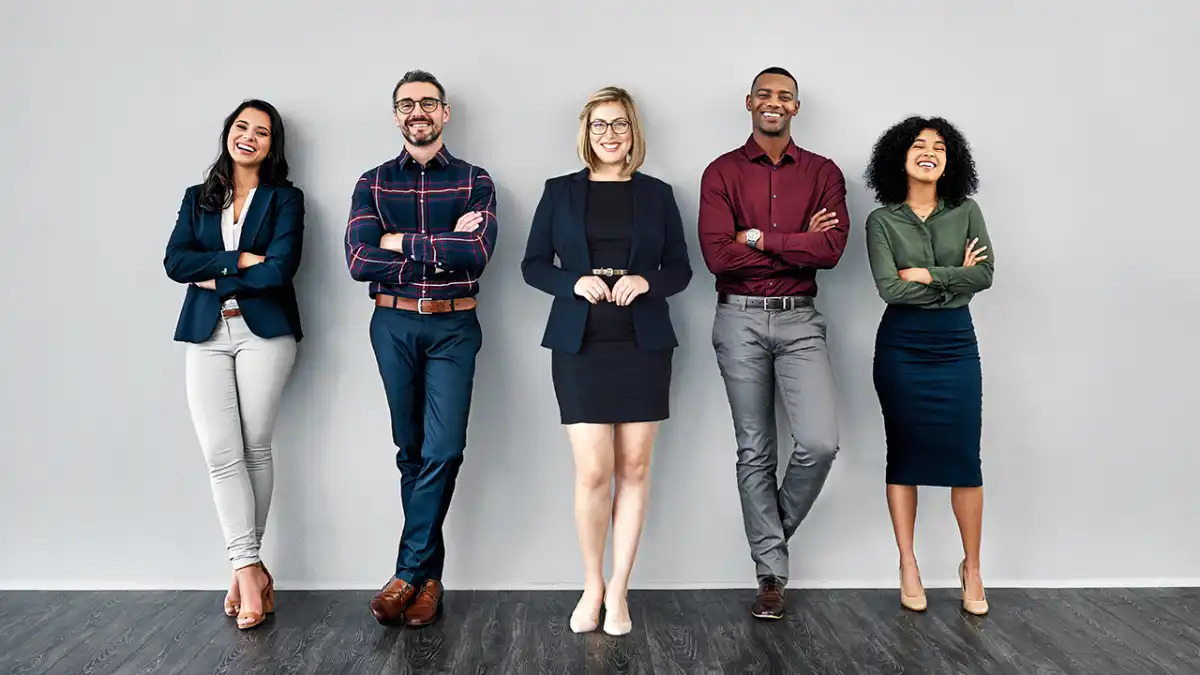
#> input picture people1.jpg, 1200 x 675 px, found by its file name
$ python human_detector_draft.py
#> lines starting #> are read from the running program, lines starting #| are printed output that depends on the picture; after the words box and inside, x2 and y2 are one past the last pixel; in counts of white or black regions, pixels touching at a corner belong together
import cv2
import imutils

image = cv2.imread('D:\Desktop\Python\Visual Studio Code\Zaawansowane programowanie\Projekt\people1.jpg')
#> image is the input picture: shape (675, 1200, 3); mean B, G, R 155.3, 153, 153.6
image = imutils.resize(image, width = min(400, image.shape[1]))
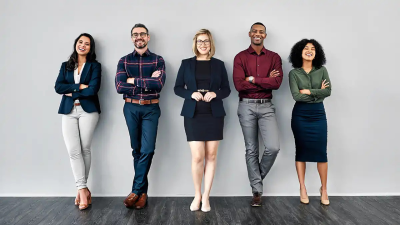
#> image: shape (225, 400, 3); mean B, G, R 155.3, 153, 153.6
#grey = cv2.cvtColor(image, cv2.COLOR_BayerRG2GRAY)

body_classsifier = cv2.HOGDescriptor()
body_classsifier.setSVMDetector(cv2.HOGDescriptor_getDefaultPeopleDetector())

(bodies, _) = body_classsifier.detectMultiScale(image, winStride = (3,3), padding = (3,3), scale = 1.01)
#> bodies = [[34, 10, 98, 195], [208, 3, 98, 196], [93, 5, 98, 197], [153, 9, 103, 205], [258, 16, 103, 207]]

for (x, y, w, h) in bodies:
    cv2.rectangle(image, (x, y), (x + w, y + h), (0, 255, 0), 2)
#> this loop made 5 passes
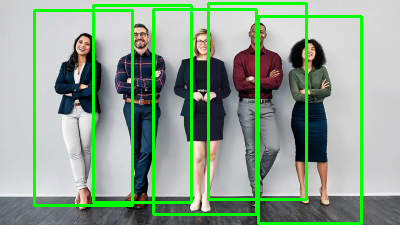
#> image: shape (225, 400, 3); 9.68% of pixels changed, all inside (x1, y1, x2, y2) = (33, 2, 363, 225)

cv2.imshow('PeopleDetection', image)
cv2.waitKey(0)
cv2.destroyAllWindows()

print(f"Number of people: {len(bodies)}")
#| Number of people: 5
